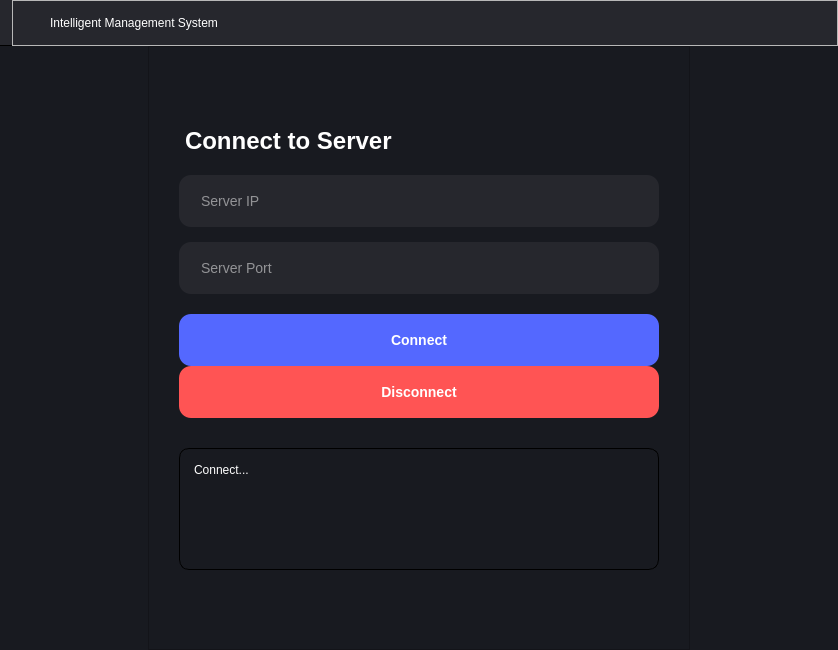
<?xml version="1.0" encoding="UTF-8"?>
<ui version="4.0">
 <class>MainWindow</class>
 <widget class="QMainWindow" name="MainWindow">
  <property name="geometry">
   <rect>
    <x>0</x>
    <y>0</y>
    <width>838</width>
    <height>650</height>
   </rect>
  </property>
  <property name="windowTitle">
   <string>MainWindow</string>
  </property>
  <property name="styleSheet">
   <string notr="true"/>
  </property>
  <widget class="QWidget" name="centralwidget">
   <property name="styleSheet">
    <string notr="true"/>
   </property>
   <layout class="QVBoxLayout" name="verticalLayout">
    <property name="spacing">
     <number>0</number>
    </property>
    <property name="leftMargin">
     <number>0</number>
    </property>
    <property name="topMargin">
     <number>0</number>
    </property>
    <property name="rightMargin">
     <number>0</number>
    </property>
    <property name="bottomMargin">
     <number>0</number>
    </property>
    <item alignment="Qt::AlignVCenter">
     <widget class="QWidget" name="header" native="true">
      <property name="styleSheet">
       <string notr="true">QWidget#header {
	background-color: #26272D;
	height: 45px;
	min-height: 45px;
	max-height: 45px;
	border-bottom: 1px solid black;
}</string>
      </property>
      <layout class="QHBoxLayout" name="horizontalLayout">
       <property name="spacing">
        <number>0</number>
       </property>
       <property name="leftMargin">
        <number>0</number>
       </property>
       <property name="topMargin">
        <number>0</number>
       </property>
       <property name="rightMargin">
        <number>0</number>
       </property>
       <property name="bottomMargin">
        <number>0</number>
       </property>
       <item alignment="Qt::AlignVCenter">
        <widget class="QFrame" name="headerContent">
         <property name="styleSheet">
          <string notr="true">QFrame#headerContent {
	padding: 0px;
	margin: 0px;
	margin-left: 12px;
}</string>
         </property>
         <property name="frameShape">
          <enum>QFrame::StyledPanel</enum>
         </property>
         <property name="frameShadow">
          <enum>QFrame::Raised</enum>
         </property>
         <layout class="QHBoxLayout" name="horizontalLayout_2">
          <property name="leftMargin">
           <number>0</number>
          </property>
          <property name="topMargin">
           <number>0</number>
          </property>
          <property name="rightMargin">
           <number>0</number>
          </property>
          <property name="bottomMargin">
           <number>0</number>
          </property>
          <item alignment="Qt::AlignHCenter|Qt::AlignVCenter">
           <widget class="QLabel" name="logo">
            <property name="styleSheet">
             <string notr="true">image: url(:/images/resources/icons/monitor_alt.svg);
min-width: 20px;
min-height: 20px;
background-color: transparent;</string>
            </property>
            <property name="text">
             <string/>
            </property>
           </widget>
          </item>
          <item>
           <widget class="QLabel" name="title">
            <property name="styleSheet">
             <string notr="true">QLabel#title {
	font-family: &quot;Segoe UI&quot;, sans-serif;
	color:  white;
	font-size: 12px;
	font-weight: 400;
	padding-left: 8px;
	padding-top: 0px;
}</string>
            </property>
            <property name="text">
             <string>Intelligent Management System</string>
            </property>
           </widget>
          </item>
          <item>
           <spacer name="horizontalSpacer">
            <property name="orientation">
             <enum>Qt::Horizontal</enum>
            </property>
            <property name="sizeHint" stdset="0">
             <size>
              <width>40</width>
              <height>20</height>
             </size>
            </property>
           </spacer>
          </item>
          <item>
           <widget class="QFrame" name="windowOptions">
            <property name="styleSheet">
             <string notr="true">background-color: transparent;
border: none;</string>
            </property>
            <property name="frameShape">
             <enum>QFrame::StyledPanel</enum>
            </property>
            <property name="frameShadow">
             <enum>QFrame::Raised</enum>
            </property>
            <layout class="QHBoxLayout" name="horizontalLayout_3">
             <property name="spacing">
              <number>0</number>
             </property>
             <property name="leftMargin">
              <number>0</number>
             </property>
             <property name="topMargin">
              <number>0</number>
             </property>
             <property name="rightMargin">
              <number>0</number>
             </property>
             <property name="bottomMargin">
              <number>0</number>
             </property>
             <item>
              <widget class="QPushButton" name="btnMinimize">
               <property name="styleSheet">
                <string notr="true">QPushButton#btnMinimize {
	image: url(:/images/resources/icons/minus_alt.svg);
	min-width: 18px;
	max-width: 18px;
	min-height: 45px;
	max-height: 45px;
	padding-left: 18px;
	padding-right: 18px;
	background-color: transparent;
	border: 0px;
}

QPushButton#btnMinimize:hover {
	background-color: #3d4145;
}
</string>
               </property>
               <property name="text">
                <string/>
               </property>
              </widget>
             </item>
             <item>
              <widget class="QPushButton" name="btnMaximize">
               <property name="styleSheet">
                <string notr="true">QPushButton#btnMaximize {
	image: url(:/images/resources/icons/square_alt.svg);
	min-width: 15px;
	max-width: 15px;
	padding-left: 20px;
	padding-right: 20px;
	min-height: 45px;
	max-height: 45px;
	background-color: transparent;
	border: 0px;
}

QPushButton#btnMaximize:hover {
	background-color: #3d4145;
}
</string>
               </property>
               <property name="text">
                <string/>
               </property>
              </widget>
             </item>
             <item>
              <widget class="QPushButton" name="btnClose">
               <property name="styleSheet">
                <string notr="true">QPushButton#btnClose {
	image: url(:/images/resources/icons/x_alt.svg);
	min-width: 20px;
	max-width: 20px;
	min-height: 45px;
	max-height: 45px;
	padding-left: 18px;
	padding-right: 18px;
	background-color: transparent;
	border: 0px;
}

QPushButton#btnClose:hover {
	background-color: #e81123;
}
</string>
               </property>
               <property name="text">
                <string/>
               </property>
              </widget>
             </item>
            </layout>
           </widget>
          </item>
         </layout>
        </widget>
       </item>
      </layout>
     </widget>
    </item>
    <item>
     <widget class="QStackedWidget" name="stackedWidget">
      <property name="autoFillBackground">
       <bool>false</bool>
      </property>
      <property name="styleSheet">
       <string notr="true">background-color: #181a20;



</string>
      </property>
      <widget class="QWidget" name="connectionPage">
       <property name="cursor">
        <cursorShape>ArrowCursor</cursorShape>
       </property>
       <property name="styleSheet">
        <string notr="true">QLabel {
	font-family: &quot;Segoe UI&quot;, sans-serif;
	font-size: 12px;
	font-weight: 400;
	color: white;
}

QPushButton {
	background-color: #5468ff;
	border-radius: 12px;
	
	min-height: 52px;
	max-height: 52px;
	
	font-family: &quot;Segoe UI&quot;, sans-serif;
	font-size: 14px;
	font-weight: 500;
	color: white;
}

QPushButton:hover {
	opacity: 0.6;
}

QLineEdit {
	background-color: #26272D;
	border-radius: 12px;
	padding-left: 20px;
	padding-right: 20px;
	
	min-height: 52px;
	max-height: 52px;
	
	font-family: &quot;Segoe UI&quot;, sans-serif;
	font-size: 14px;
	font-weight: 400;
	color: white;
}</string>
       </property>
       <layout class="QHBoxLayout" name="horizontalLayout_5">
        <property name="spacing">
         <number>0</number>
        </property>
        <property name="leftMargin">
         <number>0</number>
        </property>
        <property name="topMargin">
         <number>0</number>
        </property>
        <property name="rightMargin">
         <number>0</number>
        </property>
        <property name="bottomMargin">
         <number>0</number>
        </property>
        <item>
         <widget class="QFrame" name="connectionPageContent">
          <property name="styleSheet">
           <string notr="true">QFrame#connectionPageContent {
	padding: 30px;
	max-width: 480px;
}</string>
          </property>
          <property name="frameShape">
           <enum>QFrame::StyledPanel</enum>
          </property>
          <property name="frameShadow">
           <enum>QFrame::Raised</enum>
          </property>
          <layout class="QVBoxLayout" name="verticalLayout_2">
           <property name="spacing">
            <number>0</number>
           </property>
           <property name="leftMargin">
            <number>0</number>
           </property>
           <property name="topMargin">
            <number>0</number>
           </property>
           <property name="rightMargin">
            <number>0</number>
           </property>
           <property name="bottomMargin">
            <number>0</number>
           </property>
           <item>
            <spacer name="verticalSpacer_2">
             <property name="orientation">
              <enum>Qt::Vertical</enum>
             </property>
             <property name="sizeHint" stdset="0">
              <size>
               <width>20</width>
               <height>40</height>
              </size>
             </property>
            </spacer>
           </item>
           <item>
            <widget class="QLabel" name="txtTitle">
             <property name="styleSheet">
              <string notr="true">font-size: 24px;
font-weight: 600;
margin-bottom: 20px;</string>
             </property>
             <property name="text">
              <string>Connect to Server</string>
             </property>
            </widget>
           </item>
           <item>
            <widget class="QLineEdit" name="txtServerIP">
             <property name="styleSheet">
              <string notr="true">margin-bottom: 15px;</string>
             </property>
             <property name="text">
              <string/>
             </property>
             <property name="placeholderText">
              <string>Server IP</string>
             </property>
            </widget>
           </item>
           <item>
            <widget class="QLineEdit" name="txtServerPort">
             <property name="styleSheet">
              <string notr="true">margin-bottom: 20px;</string>
             </property>
             <property name="text">
              <string/>
             </property>
             <property name="placeholderText">
              <string>Server Port</string>
             </property>
            </widget>
           </item>
           <item>
            <widget class="QPushButton" name="btnConnect">
             <property name="cursor">
              <cursorShape>PointingHandCursor</cursorShape>
             </property>
             <property name="styleSheet">
              <string notr="true">QPushButton#btnConnect {
}

QPushButton#btnConnect:hover {
	background-color: #4D5FE8;
}</string>
             </property>
             <property name="text">
              <string>Connect</string>
             </property>
            </widget>
           </item>
           <item>
            <widget class="QPushButton" name="btnDisconnect">
             <property name="cursor">
              <cursorShape>PointingHandCursor</cursorShape>
             </property>
             <property name="styleSheet">
              <string notr="true">QPushButton#btnDisconnect {
	background-color: #FF5454;
}

QPushButton#btnDisconnect:hover {
	background-color: #E04E4E;
}</string>
             </property>
             <property name="text">
              <string>Disconnect</string>
             </property>
            </widget>
           </item>
           <item>
            <widget class="QPlainTextEdit" name="txtReceivedData">
             <property name="styleSheet">
              <string notr="true">QPlainTextEdit#txtReceivedData {
	font-family: &quot;Segoe UI&quot;, sans-serif;
	font-size: 12px;
	font-weight: 400;
	color: white;
	border: 1px solid black;
	border-radius: 10px;
	padding: 10px;
	max-height: 100px;
	margin-top: 30px;
}</string>
             </property>
             <property name="plainText">
              <string>Connect...</string>
             </property>
            </widget>
           </item>
           <item>
            <spacer name="verticalSpacer">
             <property name="orientation">
              <enum>Qt::Vertical</enum>
             </property>
             <property name="sizeHint" stdset="0">
              <size>
               <width>20</width>
               <height>40</height>
              </size>
             </property>
            </spacer>
           </item>
          </layout>
         </widget>
        </item>
       </layout>
      </widget>
     </widget>
    </item>
   </layout>
  </widget>
 </widget>
 <resources>
  <include location="resources.qrc"/>
 </resources>
 <connections/>
</ui>
